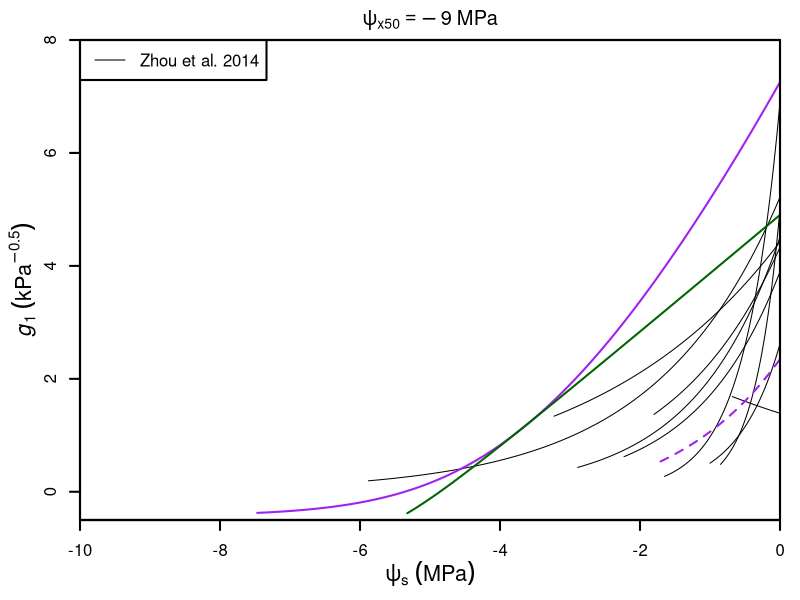

Here is the R script that generated this plot:

library(nlme)
library(doBy)

# Data
datag1SIL <-   read.csv("Results/SI-g1L.csv")
datag1SIH <-   read.csv("Results/SI-g1H.csv")
datag1SIII <- read.csv("Results/SIII-g1.csv")
dataa <- read.csv("Data/Zhou 2014.csv")

# Zhou 2014
fits <- nlsList(g1 ~ a*exp(b*LWP)|Species, start=list(a=10, b=0.5), data=dataa)
rangefun <- function(x)setNames(range(x), c("min", "max"))
ran <- summaryBy(LWP ~ Species, FUN=rangefun, data=dataa)
pars <- cbind(ran, as.data.frame(coef(fits)))

# Figures
Cols <- c("purple", "orange", "darkgreen")
windows(8, 6)
par(mgp=c(2.2, 1, 0), xaxs="i", yaxs="i", lwd=2, mar=c(4, 4, 2, 1), mfrow=c(1, 1))
plot(0, 0, type="n", xaxt="n", yaxt="n", xlab=NA, ylab=NA,
     xlim=c(-10, 0), ylim=c(-0.5, 8), cex.lab=1.3, main=expression(psi[x50]==-9~MPa))

for(i in 1:nrow(pars))curve(pars[i, "a"]*exp(pars[i, "b"]*x), from=pars[i, "LWP.min"], to=0, add=TRUE, lwd=1)

points(datag1SIL, type="l", col=Cols[1])
points(datag1SIH, type="l", col=Cols[1], lty=2)
points(datag1SIII, type="l", col=Cols[3])
## V
#points(datag1SV, type="l", col="blue")

axis(1, xlim=c(-10, 0), pos=-0.5, lwd=2)
mtext(expression(psi[s]~(MPa)), side=1, line=2.5, cex=1.3)
axis(2, ylim=c(-0.5, 8), pos=-10, lwd=2)
mtext(expression(italic(g[1])~(kPa^-0.5)), side=2, line=2, cex=1.3)
legend("topleft", c("Zhou et al. 2014"), lwd=1, lty=1)
box()
